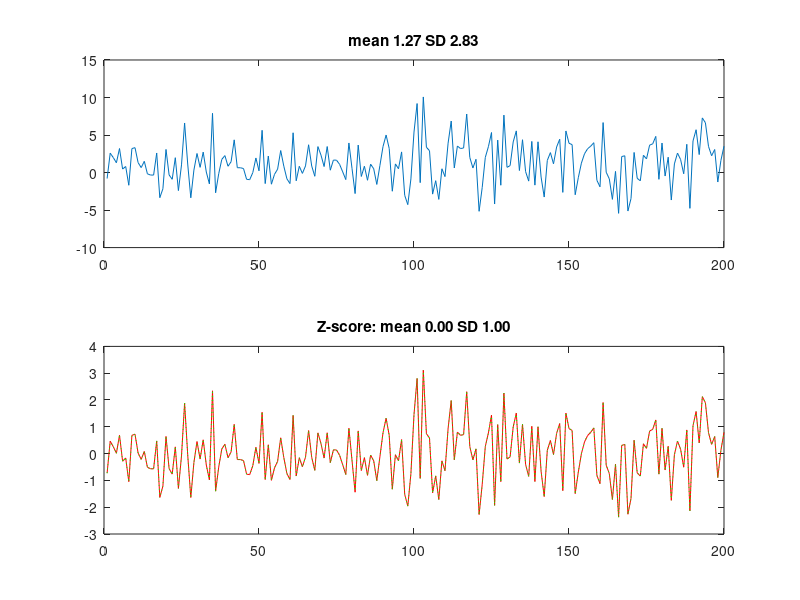

Reproduce this figure in MATLAB.
function testsim_z_score
% test z-score

% s = [1 + 2*randn(1,100)]; % mean 1, SD 2
s = [1 + 2*randn(1,100) 2 + 3*randn(1,100)]; 

zs1 = zscore(s);

zs2 = z_score(s);

subplot(2,1,1);
plot(s);
title(sprintf('mean %.2f SD %.2f',mean(s),std(s)));

subplot(2,1,2);

plot(zs1,'r'); hold on
plot(zs2,'g:');
title(sprintf('Z-score: mean %.2f SD %.2f',mean(zs1),std(zs1)));



function z = z_score(s)

z = (s - mean(s))./std(s);
